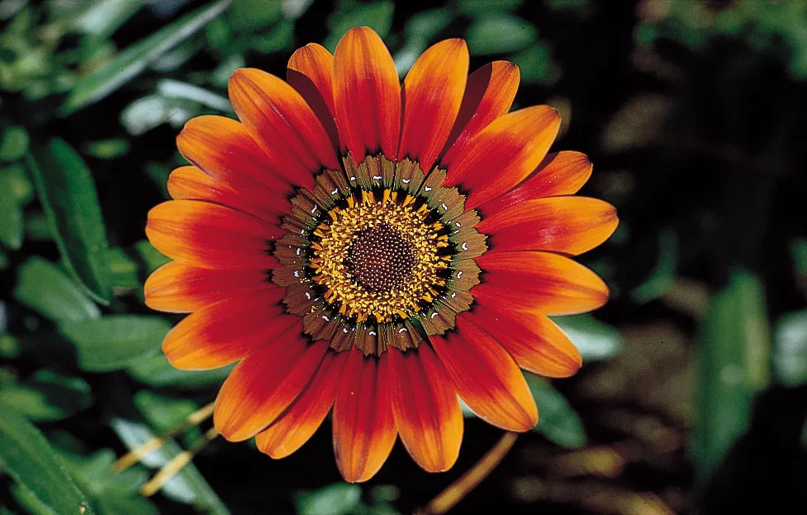
#> input picture labworks/Lab-05/img/tapestry_input.png, 807 x 515 px
$ python assignment.py
#> lines starting #> are read from the running program, lines starting #| are printed output that depends on the picture
import numpy as np
import cv2 as cv
import math

def Tapestry():
    img = cv.imread("./../img/tapestry_input.png", 1)
#> img is the input picture: shape (515, 807, 3); mean B, G, R 34.8, 52.9, 83.1
    a = 5
    tx, ty = 30, 30

    M = img.shape[0] // 2
#> M = 257
    N = img.shape[1] // 2
#> N = 403

    output = np.zeros_like(img)

    for i in range(img.shape[0]):
        for j in range(img.shape[1]):
            u = i + a *  np.sin((2 * math.pi / tx) * (i - M))
            v = j + a * np.sin((2 * math.pi / ty) * (j - N))
            u = np.round(u).astype(np.uint32)
            v = np.round(v).astype(np.uint32)
            for k in range(3):
                if 0 <= u < img.shape[0] and 0 <= v < img.shape[1]:
                    output[i, j, k] = img[u, v, k]
                else:
                    output[i, j, k] = 0
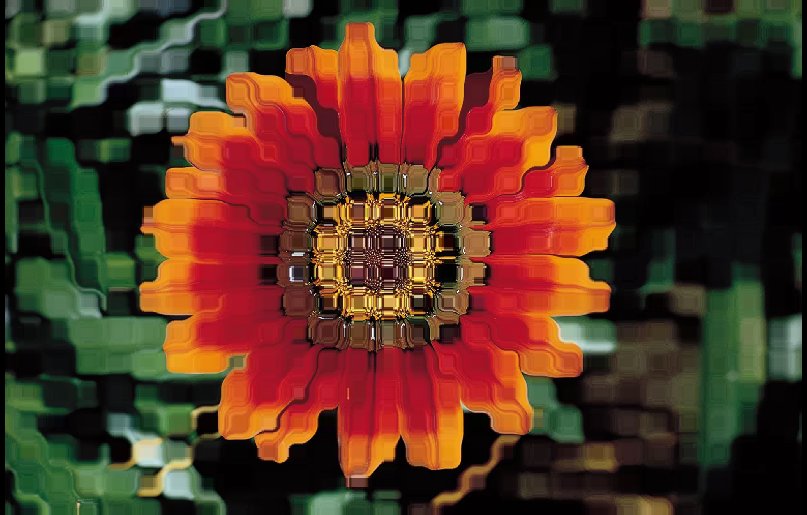
#> output: shape (515, 807, 3); mean B, G, R 34.2, 52.4, 83.3

    cv.imshow('Tapestry Input Image', img)
    cv.imshow('Tapestry Output Image', output)
    cv.imwrite('TapestryOutput.jpg', output)

def Ripple():
    img = cv.imread("./../img/ripple_input.jpg", 1)
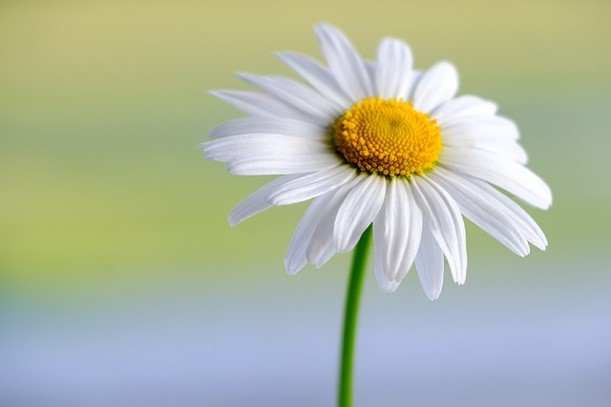
#> input picture labworks/Lab-05/img/ripple_input.jpg, 611 x 407 px
#> img is the input picture: shape (407, 611, 3); mean B, G, R 161.4, 183.7, 175.7
    ax = 10
    ay = 10
    tx, ty = 20, 20

    # ax = 10
    # ay = 15
    # tx, ty = 50, 70

    output = np.zeros_like(img)

    for i in range(img.shape[0]):
        for j in range(img.shape[1]):
            u = i + ax * np.sin((2 * np.pi * j) / tx)
            v = j + ay * np.sin((2 * np.pi * i) / ty)
            u = np.round(u).astype(np.uint32)
            v = np.round(v).astype(np.uint32)
            for k in range(3):
                if 0 <= u < img.shape[0] and 0 <= v < img.shape[1]:
                    output[i, j, k] = img[u, v, k]
                else:
                    output[i, j, k] = 0
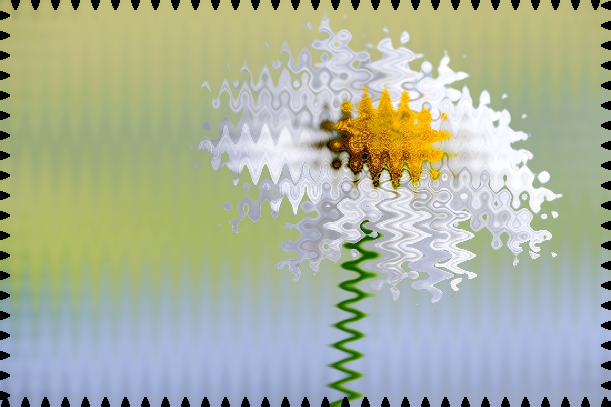
#> output: shape (407, 611, 3); mean B, G, R 157.4, 179.2, 171.3

    cv.imshow('Ripple Input Image', img)
    cv.imshow('Ripple Output Image', output)
    cv.imwrite('RippleOutput.jpg', output)

Tapestry()
Ripple()

cv.waitKey()
cv.destroyAllWindows()
